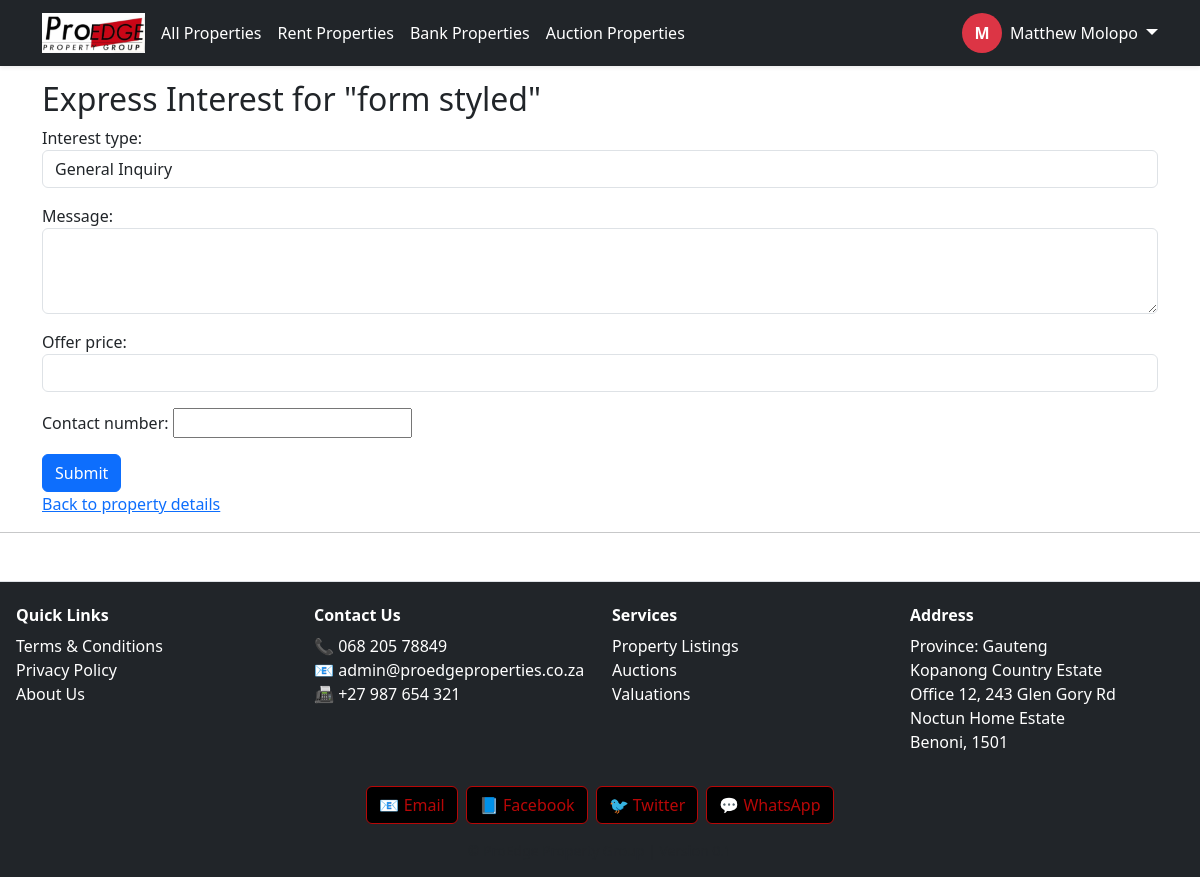
Screenshot of /properties/property/65/interest/ (signed in) with the database file from the repository.
### proedge/models.py (models this page shows, shortened)
class CustomUser(AbstractUser):
    ROLE_CHOICES = [
        ('buyer', 'Buyer'),
        ('seller', 'Seller'),
        ('tenant', 'Tenant'),
        ('agency', 'Agency'),
        ('landlord', 'Landlord'),
        ('agent', 'Agent'),
        ('bank', 'Bank'),
        ('auctioneer', 'Auctioneer'),
    ]
    role = models.CharField(max_length=20, choices=ROLE_CHOICES)
    email = models.EmailField(unique=True)
    is_email_verified = models.BooleanField(default=False)

### listings/models.py (models this page shows, shortened)
class Property(models.Model):
    PROPERTY_TYPE_CHOICES = [
        ('house', 'House'),
        ('apartment', 'Apartment'),
        ('land', 'Vacant Land'),
        ('commercial', 'Commercial'),
        ('industrial', 'Industrial'),
        ('to let', 'To Let'),
        ('plot', 'Plot'),
    ]
    PROVINCE_CHOICES = [
        ('Eastern Cape', 'Eastern Cape'),
        ('Free State', 'Free State'),
        ('Gauteng', 'Gauteng'),
        ('KwaZulu-Natal', 'KwaZulu-Natal'),
        ('Limpopo', 'Limpopo'),
        ('Mpumalanga', 'Mpumalanga'),
        ('Northern Cape', 'Northern Cape'),
        ('North West', 'North West'),
        ('Western Cape', 'Western Cape'),
    ]
    LISTING_TYPE_CHOICES = [
        ('private', 'Private Seller'),
        ('agent', 'Agent'),
        ('bank', 'Bank Property'),
        ('auction', 'Auction'),
    ]
    STATUS_CHOICES = [
        ('approved', 'Approved'),
        ('pending', 'Pending'),
        ('rejected', 'Rejected'),
        ('sold', 'Sold'),
    ]
    title = models.CharField(max_length=200)
    description = models.TextField()
    price = models.DecimalField(max_digits=12, decimal_places=2)
    location = models.CharField(max_length=255)
    province = models.CharField(max_length=100, choices=PROVINCE_CHOICES)
    area = models.CharField(max_length=100, null=True, blank=True)
    property_type = models.CharField(max_length=20, choices=PROPERTY_TYPE_CHOICES)
    listing_type = models.CharField(max_length=20, choices=LISTING_TYPE_CHOICES, default='')
    status = models.CharField(max_length=20, choices=STATUS_CHOICES)
    latitude = models.DecimalField(max_digits=100, decimal_places=50, null=True, blank=True)
    longitude = models.DecimalField(max_digits=100, decimal_places=50, null=True, blank=True)
    floor_plan = models.FileField(upload_to='floor_plans/', null=True, blank=True)
    number_of_bedrooms = models.PositiveIntegerField(null=True, blank=True)
    number_of_kitchens = models.PositiveIntegerField(null=True, blank=True)
    number_of_bathrooms = models.PositiveIntegerField(null=True, blank=True)
    number_of_garages = models.PositiveIntegerField(null=True, blank=True)
    floor_area_m2 = models.DecimalField(max_digits=10, decimal_places=2, null=True, blank=True)
    erf_size_m2 = models.DecimalField(max_digits=10, decimal_places=2, null=True, blank=True)
    price_per_m2 = models.DecimalField(max_digits=10, decimal_places=2, null=True, blank=True)
    price_per_erf_m2 = models.DecimalField(max_digits=10, decimal_places=2, null=True, blank=True)
    has_parking = models.BooleanField(default=False)
    number_of_parking_slots = models.CharField(max_length=10, blank=True, default="N/A")
    unit_no = models.CharField(max_length=50, null=True, blank=True)
    complex_name = models.CharField(max_length=255, null=True, blank=True)
    erf_no = models.CharField(max_length=50, null=True, blank=True)
    ownership_type = models.CharField(max_length=50, choices=[('freehold', 'Freehold'), ('sectional', 'Sectional Title')], null=True, blank=True)
    township = models.CharField(max_length=255, null=True, blank=True)
    section_number = models.CharField(max_length=50, null=True, blank=True)
    scheme_number = models.CharField(max_length=50, null=True, blank=True)
    scheme_name = models.CharField(max_length=255, null=True, blank=True)
    study = models.BooleanField(default=False)
    lounges = models.PositiveIntegerField(null=True, blank=True)
    dining_rooms = models.PositiveIntegerField(null=True, blank=True)
    laundry = models.BooleanField(default=False)
    patio = models.BooleanField(default=False)
    balcony = models.BooleanField(default=False)
    domestic_accommodation = models.BooleanField(default=False)
    carports = models.BooleanField(default=False)
    flatlet = models.BooleanField(default=False)
    store_room = models.BooleanField(default=False)
    furnished = models.BooleanField(default=False)
    pool = models.BooleanField(default=False)
    security = models.BooleanField(default=False)
    roof = models.BooleanField(default=False)
    garden = models.BooleanField(default=False)
    views = models.BooleanField(default=False)
    walling = models.CharField(max_length=255, null=True, blank=True)
    flooring = models.CharField(max_length=255, null=True, blank=True)
    lease_period = models.CharField(max_length=50, null=True, blank=True)
    occupation_date = models.DateField(null=True, blank=True)
    deposit = models.DecimalField(max_digits=10, decimal_places=2, null=True, blank=True)
    lease_excludes = models.TextField(null=True, blank=True)
    annual_escalation = models.DecimalField(max_digits=5, decimal_places=2, null=True, blank=True)
    gross_rental = models.DecimalField(max_digits=10, decimal_places=2, null=True, blank=True, help_text="R/m²")
    net_rental = models.DecimalField(max_digits=10, decimal_places=2, null=True, blank=True, help_text="R/m²")
    operating_costs = models.DecimalField(max_digits=10, decimal_places=2, null=True, blank=True, help_text="R/m²")
    rates = models.DecimalField(max_digits=10, decimal_places=2, null=True, blank=True, help_text="R/m²")
    levy_amount = models.DecimalField(max_digits=10, decimal_places=2, null=True, blank=True)
    floor_level = models.CharField(max_length=50, null=True, blank=True)
    zoning = models.CharField(max_length=100, null=True, blank=True)
    rates_and_taxes = models.DecimalField(max_digits=10, decimal_places=2, null=True, blank=True)
    municipality = models.CharField(max_length=255, null=True, blank=True)
    mandate_type = models.CharField(max_length=50, null=True, blank=True)
    mandate_start_date = models.DateField(null=True, blank=True)
    mandate_end_date = models.DateField(null=True, blank=True)
    commission_percentage = models.DecimalField(max_digits=5, decimal_places=2, null=True, blank=True)
    commission_value = models.DecimalField(max_digits=12, decimal_places=2, null=True, blank=True)
    seller = models.ForeignKey(settings.AUTH_USER_MODEL, on_delete=models.CASCADE, related_name='properties', null=True, blank=True)
    buyer = models.ForeignKey(settings.AUTH_USER_MODEL, on_delete=models.SET_NULL, null=True, blank=True, related_name='purchased_properties')
    landlord = models.ForeignKey(settings.AUTH_USER_MODEL, on_delete=models.SET_NULL, null=True, blank=True, related_name='rented_properties')
    tenant = models.ForeignKey(settings.AUTH_USER_MODEL, on_delete=models.SET_NULL, null=True, blank=True, related_name='rented_by_properties')
    agent = models.ForeignKey(settings.AUTH_USER_MODEL, on_delete=models.SET_NULL, null=True, blank=True, related_name='listed_properties')
    agents = models.ManyToManyField(settings.AUTH_USER_MODEL, blank=True, related_name='properties_assigned')
    bank = models.ForeignKey(settings.AUTH_USER_MODEL, on_delete=models.SET_NULL, null=True, blank=True, related_name='banked_properties')
    auctioneer = models.ForeignKey(settings.AUTH_USER_MODEL, on_delete=models.SET_NULL, null=True, blank=True, related_name='auctioned_properties')
    agency = models.ForeignKey('Agency', on_delete=models.CASCADE, null=True, blank=True, related_name='properties')
    listed_by_agent = models.ForeignKey("AgentProfile", on_delete=models.SET_NULL, null=True, blank=True)
    created_at = models.DateTimeField(auto_now_add=True)
    class Meta:
        verbose_name_plural = "Properties"

### listings/views.py (the view)
# urls.py: path('property/<int:property_id>/interest/', views.submit_interest, name='submit_interest'),
@login_required
def submit_interest(request, property_id):
    property_obj = get_object_or_404(Property, id=property_id)
    if request.method == 'POST':
        form = InterestForm(request.POST)
        if form.is_valid():
            interest = form.save(commit=False)
            interest.user = request.user
            interest.property = property_obj
            interest.save()
            messages.success(request, "Your interest/offer has been submitted.")
            return redirect('property_detail', pk=property_obj.pk)
    else:
        form = InterestForm()
    return render(request, 'listings/submit_interest.html', {
        'form': form,
        'property': property_obj
    })

### listings/forms.py
class InterestForm(forms.ModelForm):
    class Meta:
        model = Interest
        fields = ['interest_type', 'message', 'offer_price','contact_number']
        widgets = {
            'interest_type': forms.Select(attrs={'class': 'form-control'}),
            'message': forms.Textarea(attrs={'class': 'form-control', 'rows': 3}),
            'offer_price': forms.NumberInput(attrs={'class': 'form-control', 'step': '0.01'}),
        }

### listings/templates/listings/submit_interest.html (shortened to what this page needs)
{% extends "base.html" %}
{% block content %}
<h2>Express Interest for "{{ property.title }}"</h2>
<form method="post">
  {{ form.as_p }}
  <button type="submit" class="btn btn-primary">Submit</button>
</form>
<a href="{% url 'property_detail' property.pk %}">Back to property details</a>
{% endblock %}

### proedge/templates/base.html (shortened to what this page needs)
{% load static %}
<!DOCTYPE html>
<html lang="en">
<head>
     <link rel="stylesheet" href="https://unpkg.com/leaflet@1.9.5/dist/leaflet.css"
/>
    <link href="https://cdn.jsdelivr.net/npm/bootstrap@5.3.0/dist/css/bootstrap.min.css" rel="stylesheet">
    <link rel="stylesheet" href="https://cdnjs.cloudflare.com/ajax/libs/font-awesome/6.4.0/css/all.min.css">
    <link rel="stylesheet" href="{% static 'proedge/css/style.css' %}">
    <link rel="stylesheet" href="https://cdn.jsdelivr.net/npm/lightgallery@2.7.1/css/lightgallery.min.css">
    <link rel="stylesheet" href="https://unpkg.com/leaflet/dist/leaflet.css" />
    <link rel="stylesheet" href="https://unpkg.com/leaflet@1.9.5/dist/leaflet.css"
/>
<link rel="stylesheet" href="https://cdn.jsdelivr.net/npm/lightgallery@2.7.1/css/lightgallery-bundle.min.css" />
<link rel="stylesheet" href="https://cdn.jsdelivr.net/npm/lightgallery@2.7.1/plugins/thumbnail/lg-thumbnail.min.css">
<link rel="stylesheet" href="https://cdn.jsdelivr.net/npm/lightgallery@2.7.1/plugins/zoom/lg-zoom.min.css">
<link rel="stylesheet" href="https://cdn.jsdelivr.net/npm/lightgallery@2.7.1/plugins/fullscreen/lg-fullscreen.min.css">
<link rel="stylesheet" href="https://cdn.jsdelivr.net/npm/lightgallery@2.7.1/plugins/share/lg-share.min.css">
<link rel="stylesheet" href="https://cdn.jsdelivr.net/npm/lightgallery@2.7.1/plugins/pager/lg-pager.min.css">
</head>
<body>
<nav class="navbar navbar-expand-lg navbar-dark bg-dark fixed-top shadow-sm">
  <div class="container">
    <a class="navbar-brand fw-bold me-1" href="/">
      <img src="{% static 'images/logo.png' %}" alt="ProEdge Logo" style="height: 40px;">
    </a>
    <div class="collapse navbar-collapse" id="navbarMain">
      <ul class="navbar-nav me-auto mb-2 mb-lg-0 flex-wrap justify-content-start">
        <li class="nav-item flex-fill flex-lg-auto mb-1 mb-lg-0">
          <a class="nav-link btn btn-outline-danger text-white w-100 text-center mx-1 px-1 {% if request.path == '/' or request.path == '/properties/' %}active{% endif %}" href="{% url 'property_list' %}">All Properties</a>
        </li>
        <li class="nav-item flex-fill flex-lg-auto mb-1 mb-lg-0">
          <a class="nav-link btn btn-outline-danger text-white w-100 text-center mx-1 px-1 {% if request.path == '/rent/' %}active{% endif %}" href="{% url 'property_list' %}">Rent Properties</a>
        </li>
        <li class="nav-item flex-fill flex-lg-auto mb-1 mb-lg-0">
          <a class="nav-link btn btn-outline-danger text-white w-100 text-center mx-1 px-1 {% if request.path == '/bank/' %}active{% endif %}" href="{% url 'property_list' %}">Bank Properties</a>
        </li>
        <li class="nav-item flex-fill flex-lg-auto mb-1 mb-lg-0">
          <a class="nav-link btn btn-outline-danger text-white w-100 text-center mx-1 px-1 {% if request.path == '/auctions/' %}active{% endif %}" href="{% url 'property_list' %}">Auction Properties</a>
        </li>
      </ul>
      <div class="d-flex flex-wrap align-items-center mt-2 mt-lg-0">
        {% if user.is_authenticated %}
          <div class="dropdown d-flex align-items-center">
            <a class="d-flex align-items-center text-decoration-none text-white me-2" href="{% url 'dashboard_redirect' %}">
              <div class="rounded-circle bg-danger text-white d-flex justify-content-center align-items-center fw-bold" style="width: 40px; height: 40px;">
                {{ user.get_full_name|default:user.username|slice:":1"|upper }}
              </div>
              <span class="ms-2 d-none d-lg-inline">{{ user.get_full_name|default:user.username }}</span>
            </a>
            <a class="dropdown-toggle text-white fs-5 ms-auto" href="#" id="userDropdown" data-bs-toggle="dropdown" aria-expanded="false"></a>
          </div>
        {% else %}
          <div class="d-flex flex-wrap gap-1">
            <a class="btn btn-outline-danger text-white px-2 fw-semibold" href="{% url 'login' %}">Login</a>
            <a class="btn btn-danger px-2 fw-semibold" href="{% url 'register' %}">Register</a>
          </div>
        {% endif %}
      </div>
    </div>
  </div>
</nav>
<main class="container mt-4">
  {% block content %}{% endblock %}
</main>
<hr>
<footer class="bg-dark text-white mt-5 pt-4 pb-3 border-top">
  <div class="container-fluid px-2">
    <div class="row">
      <div class="col-6 col-md-3 mb-3 text-center text-md-start">
        <h6 class="fw-bold mb-2">Quick Links</h6>
        <ul class="list-unstyled">
          <li><a href="#" class="text-white text-decoration-none">Terms & Conditions</a></li>
          <li><a href="#" class="text-white text-decoration-none">Privacy Policy</a></li>
          <li><a href="#" class="text-white text-decoration-none">About Us</a></li>
        </ul>
      </div>
      <div class="col-6 col-md-3 mb-3 text-center text-md-start">
        <h6 class="fw-bold mb-2">Contact Us</h6>
        <ul class="list-unstyled">
          <li>📞 068 205 78849</li>
          <li>📧 <a href="mailto:admin@proedgeproperties.co.za" class="text-white text-decoration-none">admin@proedgeproperties.co.za</a></li>
          <li>📠 +27 987 654 321</li>
        </ul>
      </div>
      <div class="col-6 col-md-3 mb-3 text-center text-md-start">
        <h6 class="fw-bold mb-2">Services</h6>
        <ul class="list-unstyled">
          <li><a href="#" class="text-white text-decoration-none">Property Listings</a></li>
          <li><a href="#" class="text-white text-decoration-none">Auctions</a></li>
          <li><a href="#" class="text-white text-decoration-none">Valuations</a></li>
        </ul>
      </div>
      <div class="col-6 col-md-3 mb-3 text-center text-md-start">
        <h6 class="fw-bold mb-2">Address</h6>
        <ul class="list-unstyled">
          <li>Province: Gauteng</li>
          <li>Kopanong Country Estate</li>
          <li>Office 12, 243 Glen Gory Rd</li>
          <li>Noctun Home Estate</li>
          <li>Benoni, 1501</li>
        </ul>
      </div>
    </div>
    <div class="d-flex justify-content-center flex-wrap gap-2 mb-3">
      <a href="mailto:info@youthportal.com" class="social-btn">📧 Email</a>
      <a href="https://facebook.com" target="_blank" class="social-btn">📘 Facebook</a>
      <a href="https://twitter.com" target="_blank" class="social-btn">🐦 Twitter</a>
      <a href="https://wa.me/1234567890" target="_blank" class="social-btn">💬 WhatsApp</a>
    </div>
    <div class="text-center text-muted small">&copy; {{ now|date:"Y" }} ProEdge Property Group | Version 0.1</div>
  </div>
</footer>
</body>
</html>

### proedge/templates/base.html (style rules this page uses)
footer { padding-left: 0.5rem; padding-right: 0.5rem; }
body, html { overflow-x: hidden; }
.navbar-brand img { max-height: 40px; }
.social-btn { padding: 6px 12px; border-radius: 6px; border: 1px solid #b80707; color: #b80707; background-color: #000; text-decoration: none; transition: all 0.3s ease; }
.social-btn { display: inline-block; padding: 6px 12px; border-radius: 6px; background-color: #000; color: #b80707; font-weight: 500; text-decoration: none; transition: all 0.3s ease; border: 1px solid #b80707; }

### rows the page displays
CustomUser: get_full_name "M", get_full_name "Matthew Molopo"
Property: title "form styled"
